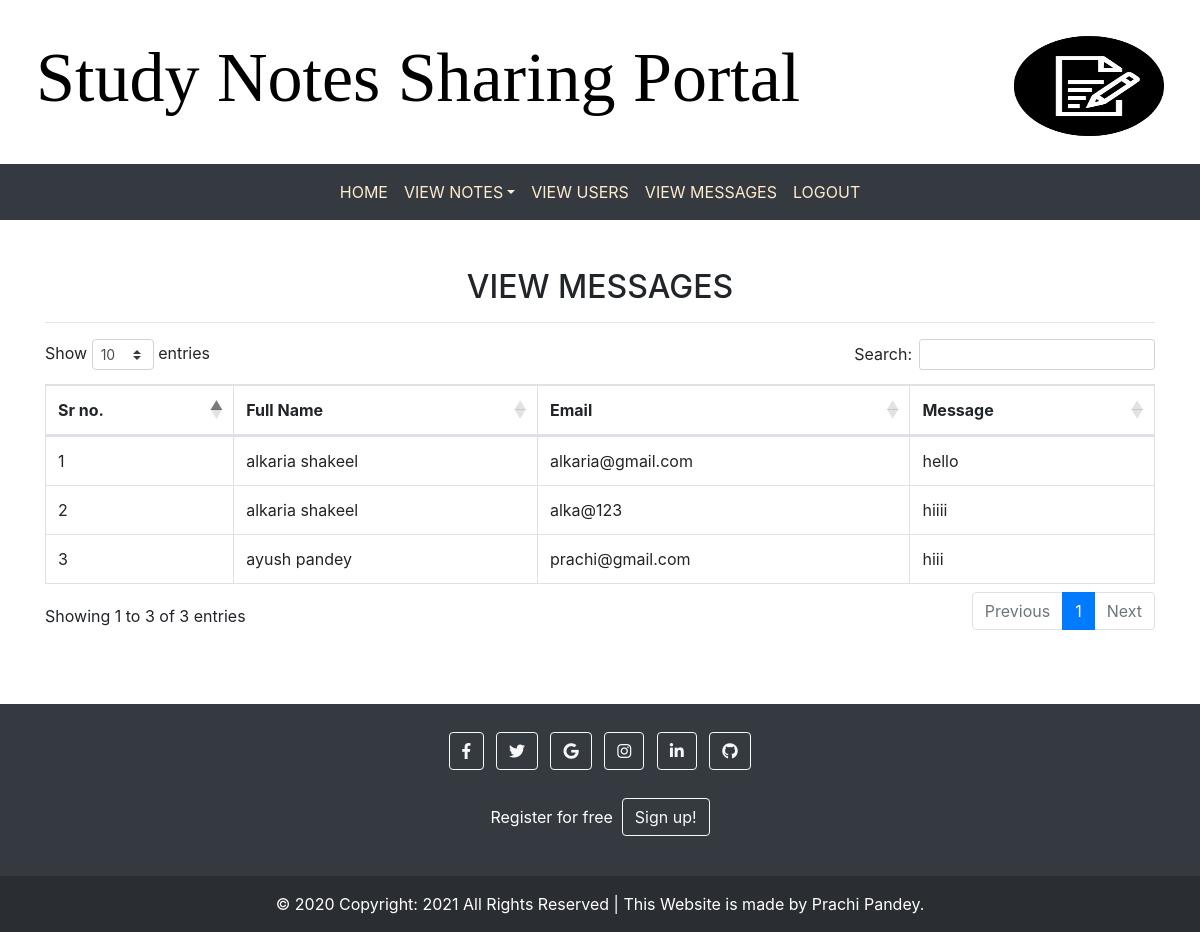
The page /view_messages (signed in) on the database its author committed.
### notes/models.py (models this page shows, shortened)
class Contact(models.Model):
    msg_id = models.AutoField(primary_key=True)
    name = models.CharField(max_length=50)
    email = models.CharField(max_length=70, default="")
    desc = models.CharField(max_length=500, default="")

### notes/views.py (the view)
# urls.py: path('view_messages',view_messages,name='view_messages'),
def view_messages(request):
    if not request.user.is_authenticated:
         return redirect('admin_login')
    contact=Contact.objects.all()
    d = {'contact':contact}
    return render(request,'view_messages.html',d)

### notes/templates/view_messages.html (shortened to what this page needs)
{% extends 'admin_nav.html'  %}
{% block body %}
{% load static %}
<!DOCTYPE html>
<html lang="en">
    <link rel="stylesheet"href="https://cdnjs.cloudflare.com/ajax/libs/twitter-bootstrap/4.5.2/css/bootstrap.css">
    <link rel="stylesheet"href="https://cdn.datatables.net/1.11.3/css/dataTables.bootstrap4.min.css">
    <div class="container mt-5">
        <h2 class="text-center">VIEW MESSAGES</h2>
        <hr>
        <table class="table table-bordered " id="example">
            <thead>
                <tr>
                    <th>Sr no.</th>
                    <th>Full Name</th>
                    <th>Email</th>
                    <th>Message</th>
                </tr>
            </thead>
            <tbody>
              {% for i in contact %}
              <tr>
                   <td>{{forloop.counter}}</td>
                    <td>{{i.name}}</td>
                    <td>{{i.email}}</td>
                    <td>{{i.desc}}</td>
                </tr>
                {% endfor %}
            </tbody>
        </table>
    </div>
    <br><br><br>
    <footer class="bg-dark text-center text-white">
        <div class="container p-4 pb-0">
          <section class="mb-4">
            <a class="btn btn-outline-light btn-floating m-1" href="#!" role="button"
              ><i class="fab fa-facebook-f"></i
            ></a>
            <a class="btn btn-outline-light btn-floating m-1" href="#!" role="button"
              ><i class="fab fa-twitter"></i
            ></a>
            <a class="btn btn-outline-light btn-floating m-1" href="#!" role="button"
              ><i class="fab fa-google"></i
            ></a>
            <a class="btn btn-outline-light btn-floating m-1" href="#!" role="button"
              ><i class="fab fa-instagram"></i
            ></a>
            <a class="btn btn-outline-light btn-floating m-1" href="#!" role="button"
              ><i class="fab fa-linkedin-in"></i
            ></a>
            <a class="btn btn-outline-light btn-floating m-1" href="#!" role="button"
              ><i class="fab fa-github"></i
            ></a>
          </section>
          <section class="">
            <p class="d-flex justify-content-center align-items-center">
              <span class="me-3">Register for free&nbsp;&nbsp;</span>
              <a href="{% url 'signup'  %}" class="btn btn-outline-light btn-rounded">
                Sign up!
              </a>
            </p>
          </section>
        </div>
        <div class="text-center p-3" style="background-color: rgba(0, 0, 0, 0.2);">
          © 2020 Copyright: 2021 All Rights Reserved  | This Website is made by Prachi Pandey.
        </div>
      </footer>
</html>
{% endblock %}

### rows shown on the page
Contact: name "alkaria shakeel", email "alkaria@gmail.com", desc "hello"
Contact: name "alkaria shakeel", email "alka@123", desc "hiiii"
Contact: name "ayush pandey", email "prachi@gmail.com", desc "hiii"
